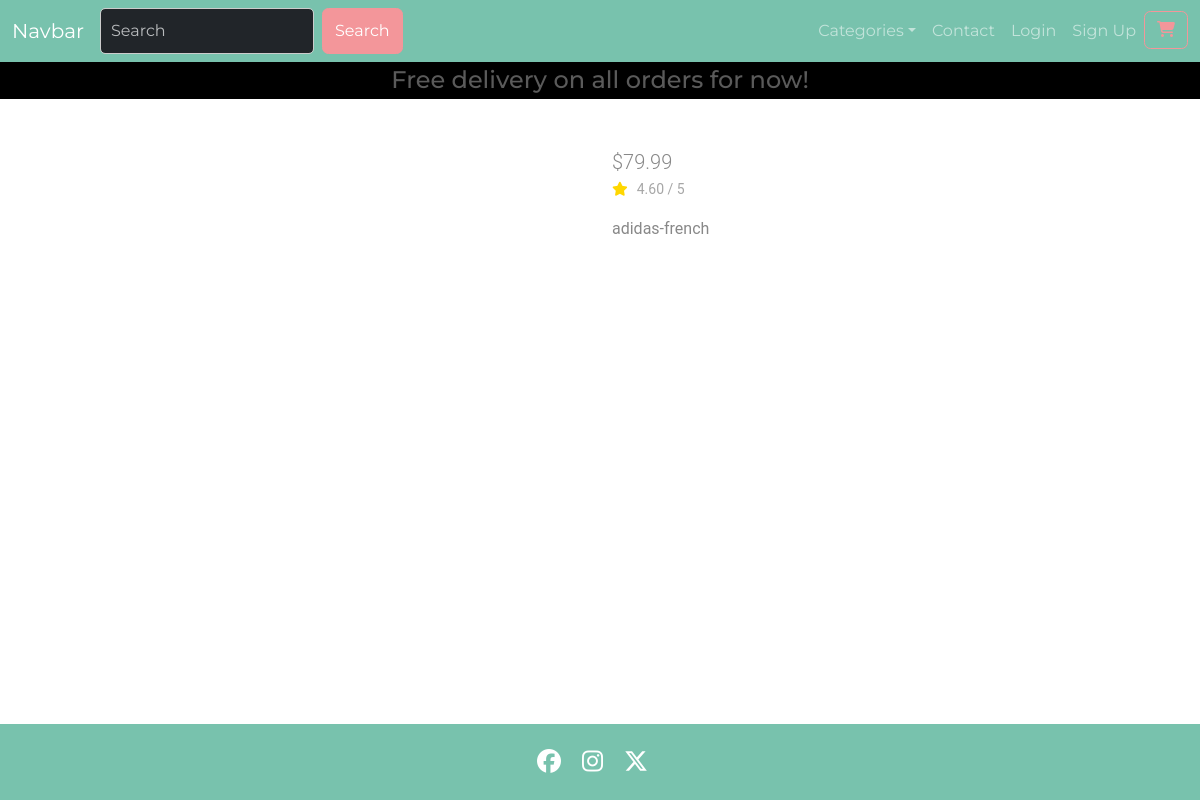
/17, run on the app's committed database.
### products/models.py (models this page shows, shortened)
class Product(models.Model):
    category = models.ForeignKey(Category, related_name='products', on_delete=models.CASCADE, null=True)
    title = models.CharField(max_length=250)
    brand = models.CharField(max_length=250, default='un-branded')
    description = models.TextField()
    slug = models.SlugField(max_length=250)
    rating = models.DecimalField(max_digits=6, decimal_places=2, null=True, blank=True)
    price = models.DecimalField(max_digits=10, decimal_places=2,
                                validators=[MinValueValidator(0.1)])
    image = CloudinaryField('image', null=True, blank=True)
    class Meta:
        verbose_name_plural = "products"

### products/views.py (the view)
# urls.py: path('<product_id>', views.product_detail, name='product_detail'),
def product_detail(request, product_id):
    product = get_object_or_404(Product, pk=product_id)
    context = {
        'product': product,
    }
    return render(request, 'products/product_detail.html', context)

### products/templates/products/product_detail.html (shortened to what this page needs)
{% extends "base.html" %} {% load static %}  {% block content %}
<div class="container-fluid">
    <div class="row">
        <div class="col-12 col-md-6 col-lg-4 offset-lg-2">
            <div class="image-container my-5">
            </div>
        </div>
        <div class="col-12 col-md-6 col-lg-4">
            <div class="product-details-container mb-5 mt-md-5">
                <p class="lead mb-0 text-left font-weight-bold">
                    ${{ product.price }}
                </p>
                {% if product.rating %}
                <small class="text-muted"
                    ><i class="fas fa-star mr-1"></i>{{ product.rating }} /
                    5</small
                >
                {% else %}
                <small class="text-muted">No Rating</small>
                {% endif %}
                <p class="mt-3">{{ product.description }}</p>
            </div>
        </div>
    </div>
</div>
{% endblock %}

### static/css/styles.css (style rules this page uses)
html, body { margin: 0; padding: 0; font-family: 'Roboto', sans-serif; box-sizing: border-box; height: 100vh; width: 100vw; display: flex; flex-direction: column; }
.fa-star { color: gold; margin-right: 9px; }

### data on the page
Product: price "79.99", rating "4.60", description "adidas-french"
